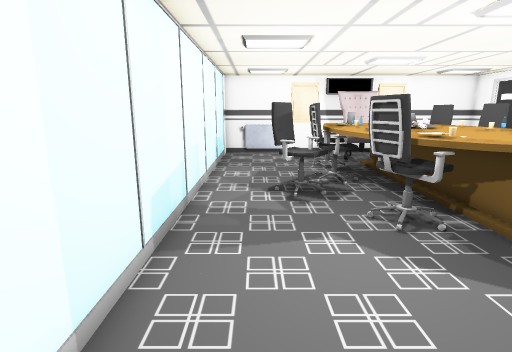
[1] (above)

22 first-person views from a walk through a scene from a Unity 3-D project. The camera is 1.5 m above the floor, tilts 12° down and sees 80° across. The floor is counted in squares, 0.5 m on a side. Each view is taken from the middle of a square. On the plan, view 1 faces up. The plan holds only what a view shows up to about 20 squares ahead; the rest is blank. The place goes on beyond the plan. The player character is not drawn. Some animated figures are not drawn. Door leaves are left out, so doorways stand open. Some surface patterns are stand-ins.

[2]
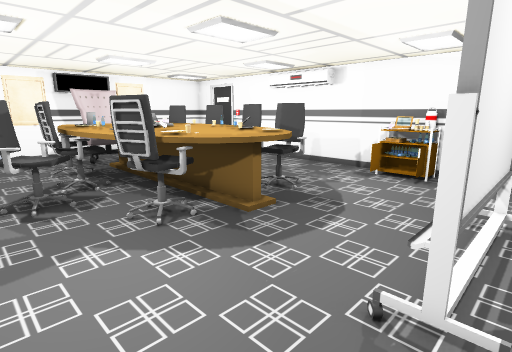

[3]
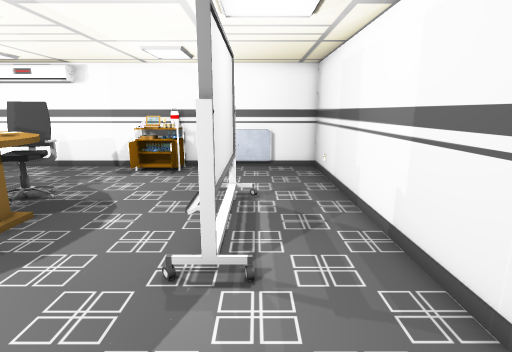

[4]
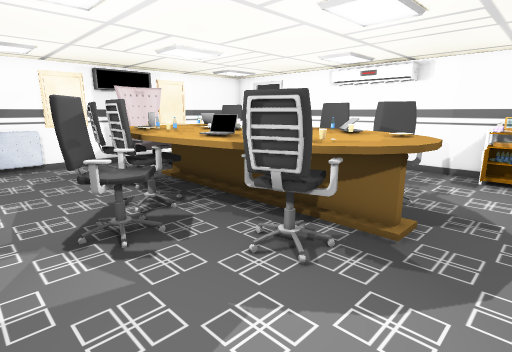

[5]
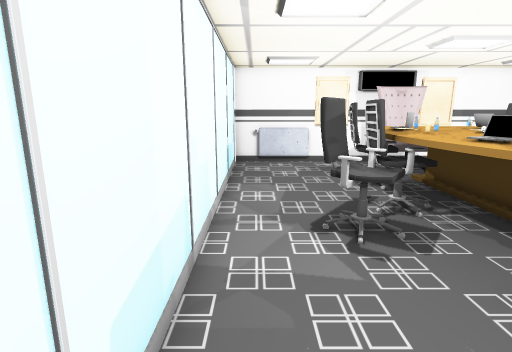

[6]
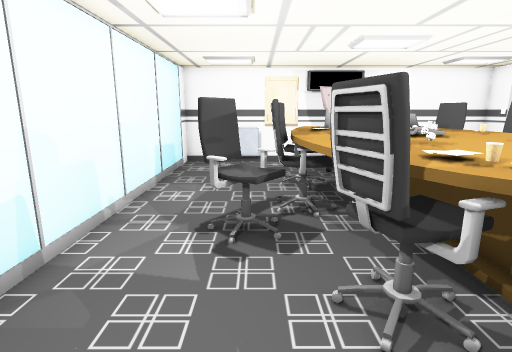

[7]
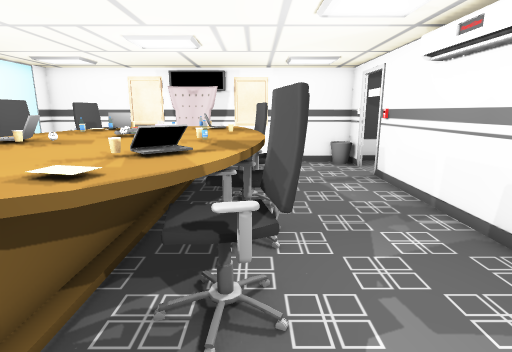

[8]
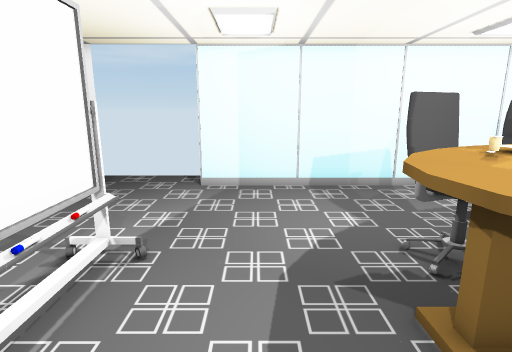

[9]
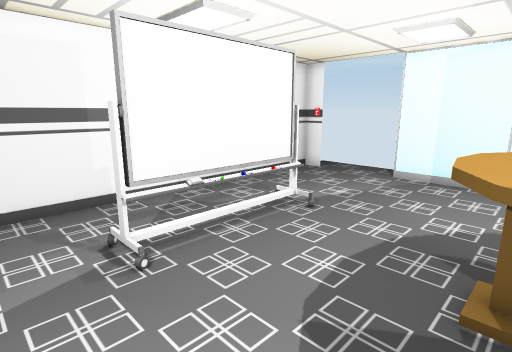

[10]
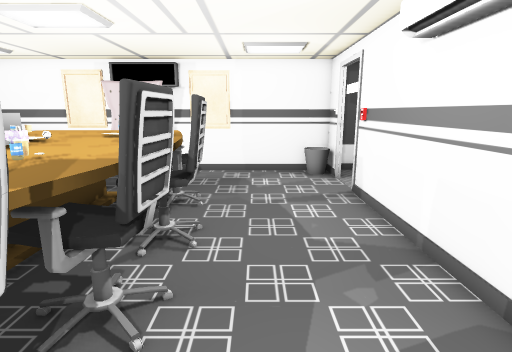

[11]
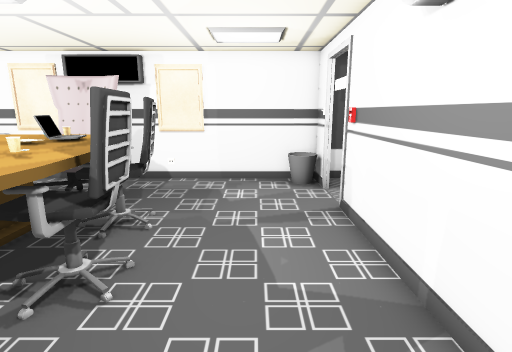

[12]
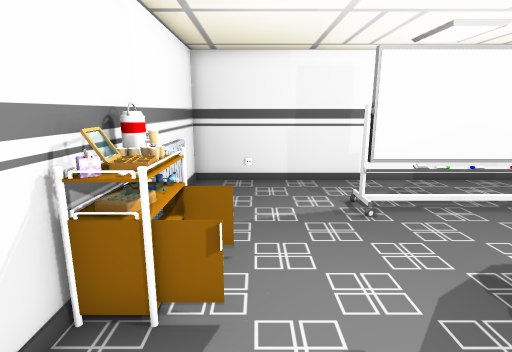

[13]
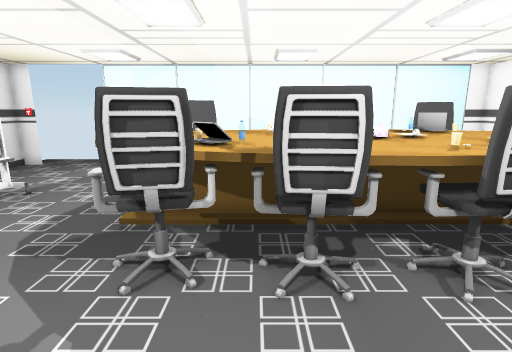

[14]
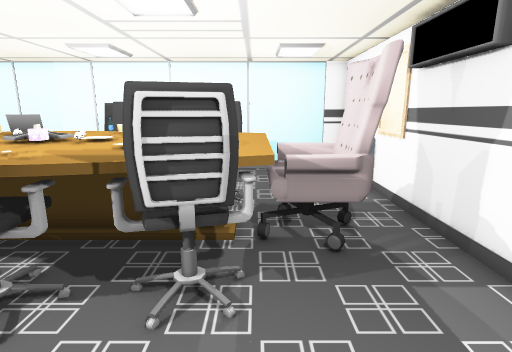

[15]
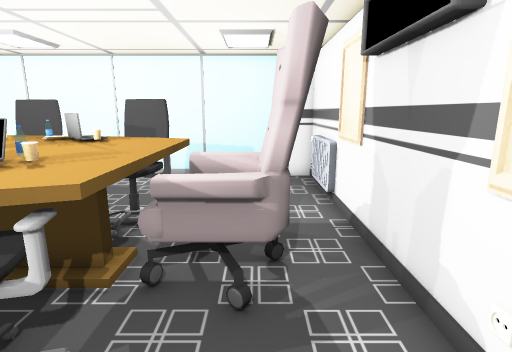

[16]
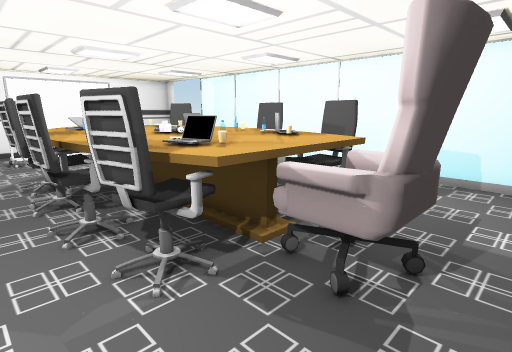

[17]
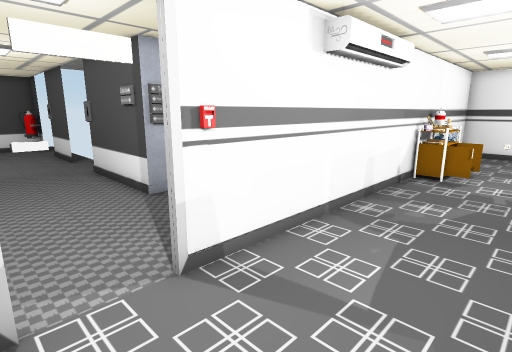

[18]
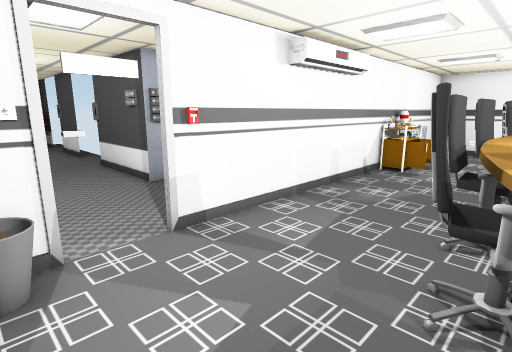

[19]
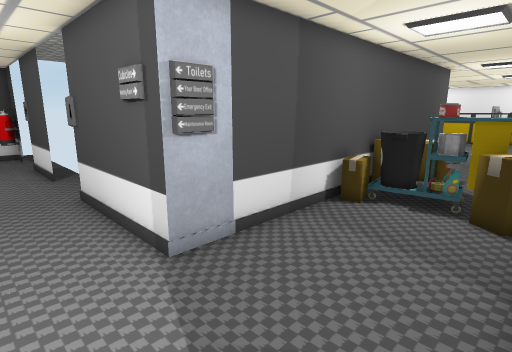

[20]
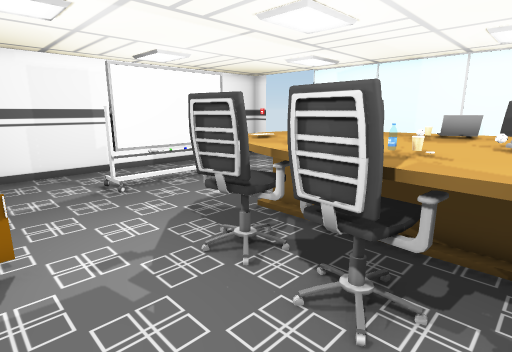

[21]
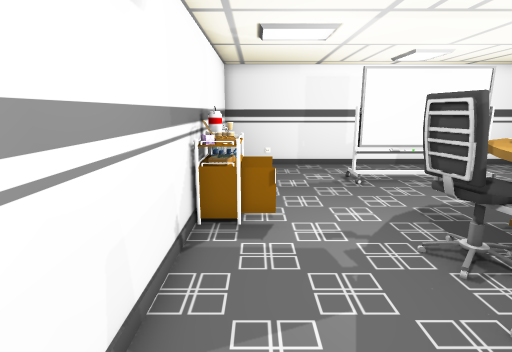

[22]
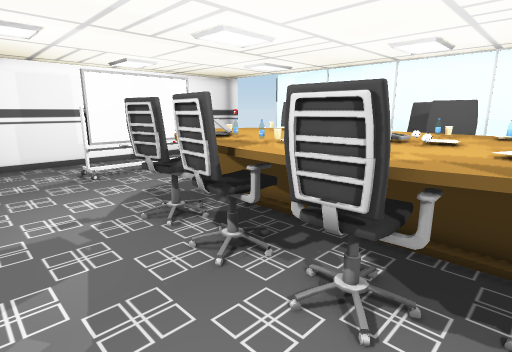

### Floor plan
Key: @ floor where view 1 was taken; # wall or solid block; . floor; D open door; = window, fence, low wall or low ledge; ^ raised ledge; O other object.
Columns run from 4 left of view 1 to 28 right of it. Each row starts with its distance up from view 1.
 23   #OOOO############=##
 22   =OOOO...........OO#.
 21   #.......OO.......OO....
 20   #......OOOO.......O............
 19   #......OOOO....................
 18   #.....O^OOOOO.....O............
 17   #....OO^^^OOO.....#............
 16   #....OOO^^OOO.....#.....#####OO
 15   #....^OO^^O^O.....#.....#
 14   #...OOOOOO^OOO....#.....#
 13   #..OOO^^OO^^OO....#.....#
 12   #..OOO^^OO^OO.....#.....#
 11   #..OOOOOO^^OOO....#.....#
 10   #.....^OO^O^O.....#O...O#
  9   #.....OO^^OOO.....#OOOOO#
  8   #....OOO^^^OOO....#OOOO.#
  7   #.....O^^^O.O.....#OOO O#
  6   #.......^^#.....O # .O  #
  5   #...............OO#     #
  4   #...............OO#     #
  3   #................ #     #
  2   #................ #     #
  1 ..D.....OOOOOOO.....O     #
  0 ..D.@...............O     #
 -1 ..D.................#     #
 -2 ..D.................#    #
 -3  .O##################    #

Where each view was taken, in squares from view 1:
view 1: 0 up, 0 right, facing up
view 2: 0 up, 0 right, facing up-right
view 3: 0 up, 1 left, facing right
view 4: 4 up, 1 left, facing up-right
view 5: 4 up, 1 left, facing up
view 6: 4 up, 2 right, facing up
view 7: 4 up, 10 right, facing up
view 8: 4 up, 10 right, facing left
view 9: 7 up, 12 right, facing down-left
view 10: 7 up, 12 right, facing up
view 11: 9 up, 13 right, facing up
view 12: 10 up, 13 right, facing down
view 13: 10 up, 15 right, facing left
view 14: 18 up, 14 right, facing left
view 15: 20 up, 12 right, facing left
view 16: 22 up, 12 right, facing down-left
view 17: 21 up, 11 right, facing down-right
view 18: 22 up, 9 right, facing down-right
view 19: 19 up, 16 right, facing down-right
view 20: 13 up, 14 right, facing down-left
view 21: 14 up, 14 right, facing down
view 22: 16 up, 14 right, facing down-left
